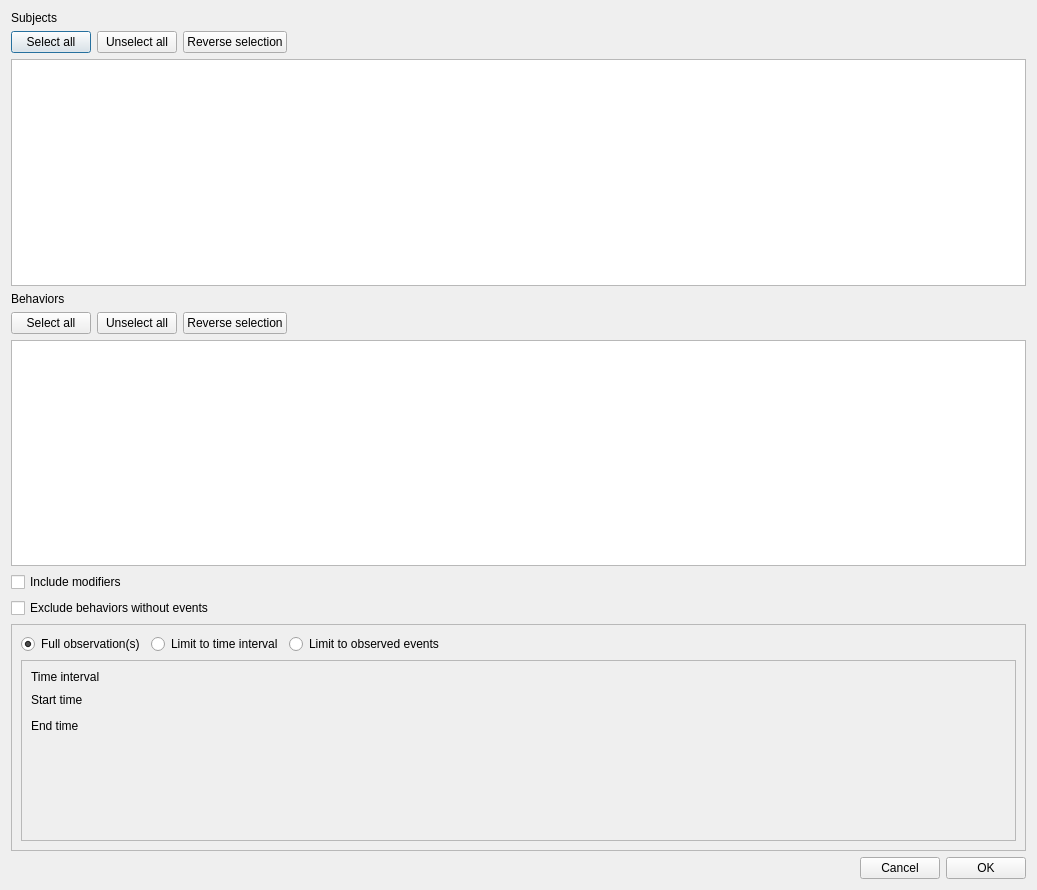
<?xml version="1.0" encoding="UTF-8"?>
<ui version="4.0">
 <class>Dialog</class>
 <widget class="QDialog" name="Dialog">
  <property name="geometry">
   <rect>
    <x>0</x>
    <y>0</y>
    <width>1037</width>
    <height>890</height>
   </rect>
  </property>
  <property name="windowTitle">
   <string>Parameters</string>
  </property>
  <layout class="QVBoxLayout" name="verticalLayout_4">
   <item>
    <widget class="QLabel" name="lbSubjects">
     <property name="text">
      <string>Subjects</string>
     </property>
    </widget>
   </item>
   <item>
    <layout class="QHBoxLayout" name="horizontalLayout_3">
     <item>
      <widget class="QPushButton" name="pbSelectAllSubjects">
       <property name="text">
        <string>Select all</string>
       </property>
      </widget>
     </item>
     <item>
      <widget class="QPushButton" name="pbUnselectAllSubjects">
       <property name="text">
        <string>Unselect all</string>
       </property>
      </widget>
     </item>
     <item>
      <widget class="QPushButton" name="pbReverseSubjectsSelection">
       <property name="text">
        <string>Reverse selection</string>
       </property>
      </widget>
     </item>
     <item>
      <spacer name="horizontalSpacer_4">
       <property name="orientation">
        <enum>Qt::Horizontal</enum>
       </property>
       <property name="sizeHint" stdset="0">
        <size>
         <width>40</width>
         <height>20</height>
        </size>
       </property>
      </spacer>
     </item>
    </layout>
   </item>
   <item>
    <widget class="QListWidget" name="lwSubjects"/>
   </item>
   <item>
    <widget class="QLabel" name="lbBehaviors">
     <property name="text">
      <string>Behaviors</string>
     </property>
    </widget>
   </item>
   <item>
    <layout class="QHBoxLayout" name="horizontalLayout_4">
     <item>
      <widget class="QPushButton" name="pbSelectAllBehaviors">
       <property name="text">
        <string>Select all</string>
       </property>
      </widget>
     </item>
     <item>
      <widget class="QPushButton" name="pbUnselectAllBehaviors">
       <property name="text">
        <string>Unselect all</string>
       </property>
      </widget>
     </item>
     <item>
      <widget class="QPushButton" name="pbReverseBehaviorsSelection">
       <property name="text">
        <string>Reverse selection</string>
       </property>
      </widget>
     </item>
     <item>
      <spacer name="horizontalSpacer_5">
       <property name="orientation">
        <enum>Qt::Horizontal</enum>
       </property>
       <property name="sizeHint" stdset="0">
        <size>
         <width>40</width>
         <height>20</height>
        </size>
       </property>
      </spacer>
     </item>
    </layout>
   </item>
   <item>
    <widget class="QListWidget" name="lwBehaviors"/>
   </item>
   <item>
    <widget class="QCheckBox" name="cbIncludeModifiers">
     <property name="text">
      <string>Include modifiers</string>
     </property>
    </widget>
   </item>
   <item>
    <widget class="QCheckBox" name="cbExcludeBehaviors">
     <property name="text">
      <string>Exclude behaviors without events</string>
     </property>
    </widget>
   </item>
   <item>
    <widget class="QFrame" name="frm_time">
     <property name="frameShape">
      <enum>QFrame::StyledPanel</enum>
     </property>
     <property name="frameShadow">
      <enum>QFrame::Raised</enum>
     </property>
     <layout class="QVBoxLayout" name="verticalLayout_3">
      <item>
       <layout class="QHBoxLayout" name="horizontalLayout_5">
        <item>
         <widget class="QRadioButton" name="rb_full">
          <property name="text">
           <string>Full observation(s)</string>
          </property>
          <property name="checked">
           <bool>true</bool>
          </property>
         </widget>
        </item>
        <item>
         <widget class="QRadioButton" name="rb_interval">
          <property name="text">
           <string>Limit to time interval</string>
          </property>
         </widget>
        </item>
        <item>
         <widget class="QRadioButton" name="rb_limit">
          <property name="text">
           <string>Limit to observed events</string>
          </property>
         </widget>
        </item>
        <item>
         <spacer name="horizontalSpacer_3">
          <property name="orientation">
           <enum>Qt::Horizontal</enum>
          </property>
          <property name="sizeHint" stdset="0">
           <size>
            <width>40</width>
            <height>20</height>
           </size>
          </property>
         </spacer>
        </item>
       </layout>
      </item>
      <item>
       <widget class="QFrame" name="frm_time_interval">
        <property name="frameShape">
         <enum>QFrame::StyledPanel</enum>
        </property>
        <property name="frameShadow">
         <enum>QFrame::Raised</enum>
        </property>
        <layout class="QVBoxLayout" name="verticalLayout">
         <item>
          <widget class="QLabel" name="label">
           <property name="text">
            <string>Time interval</string>
           </property>
          </widget>
         </item>
         <item>
          <layout class="QHBoxLayout" name="horizontalLayout">
           <item>
            <widget class="QLabel" name="lbStartTime">
             <property name="text">
              <string>Start time</string>
             </property>
            </widget>
           </item>
           <item>
            <widget class="QLabel" name="label_2">
             <property name="text">
              <string/>
             </property>
            </widget>
           </item>
           <item>
            <spacer name="horizontalSpacer_2">
             <property name="orientation">
              <enum>Qt::Horizontal</enum>
             </property>
             <property name="sizeHint" stdset="0">
              <size>
               <width>40</width>
               <height>20</height>
              </size>
             </property>
            </spacer>
           </item>
          </layout>
         </item>
         <item>
          <layout class="QHBoxLayout" name="horizontalLayout_6">
           <item>
            <widget class="QLabel" name="lbEndTime">
             <property name="text">
              <string>End time</string>
             </property>
            </widget>
           </item>
           <item>
            <widget class="QLabel" name="label_3">
             <property name="text">
              <string/>
             </property>
            </widget>
           </item>
           <item>
            <spacer name="horizontalSpacer_6">
             <property name="orientation">
              <enum>Qt::Horizontal</enum>
             </property>
             <property name="sizeHint" stdset="0">
              <size>
               <width>40</width>
               <height>20</height>
              </size>
             </property>
            </spacer>
           </item>
          </layout>
         </item>
         <item>
          <spacer name="verticalSpacer">
           <property name="orientation">
            <enum>Qt::Vertical</enum>
           </property>
           <property name="sizeHint" stdset="0">
            <size>
             <width>20</width>
             <height>40</height>
            </size>
           </property>
          </spacer>
         </item>
        </layout>
       </widget>
      </item>
     </layout>
    </widget>
   </item>
   <item>
    <layout class="QHBoxLayout" name="horizontalLayout_2">
     <item>
      <spacer name="horizontalSpacer">
       <property name="orientation">
        <enum>Qt::Horizontal</enum>
       </property>
       <property name="sizeHint" stdset="0">
        <size>
         <width>40</width>
         <height>20</height>
        </size>
       </property>
      </spacer>
     </item>
     <item>
      <widget class="QPushButton" name="pbCancel">
       <property name="text">
        <string>Cancel</string>
       </property>
      </widget>
     </item>
     <item>
      <widget class="QPushButton" name="pbOK">
       <property name="text">
        <string>OK</string>
       </property>
      </widget>
     </item>
    </layout>
   </item>
  </layout>
 </widget>
 <resources/>
 <connections/>
</ui>
